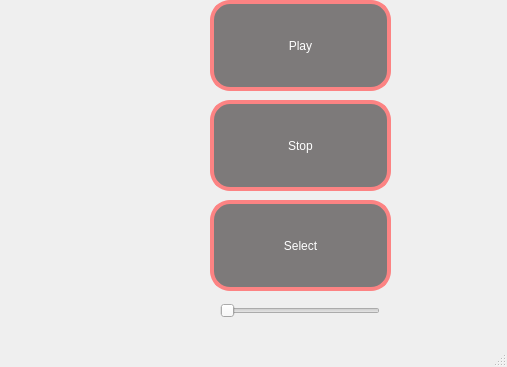
<?xml version="1.0" encoding="UTF-8"?>
<ui version="4.0">
 <class>MainWindow</class>
 <widget class="QMainWindow" name="MainWindow">
  <property name="geometry">
   <rect>
    <x>0</x>
    <y>0</y>
    <width>507</width>
    <height>367</height>
   </rect>
  </property>
  <property name="windowTitle">
   <string>MainWindow</string>
  </property>
  <widget class="QWidget" name="centralwidget">
   <widget class="QPushButton" name="pushButton">
    <property name="geometry">
     <rect>
      <x>210</x>
      <y>0</y>
      <width>181</width>
      <height>91</height>
     </rect>
    </property>
    <property name="styleSheet">
     <string notr="true">QPushButton{

    border-radius: 20px;

    background-color: #7d7a7a;

    border: 4px solid #fc8383;

    color: white;

}



QPushButton::hover{

    border-radius: 20px;

    background-color: #fc8383;

    color: black;

}



QPushButton::pressed{

    border-radius: 20px;

    background-color: #ff4545;

    color: black;

}</string>
    </property>
    <property name="text">
     <string>Play</string>
    </property>
   </widget>
   <widget class="QPushButton" name="pushButton_2">
    <property name="geometry">
     <rect>
      <x>210</x>
      <y>100</y>
      <width>181</width>
      <height>91</height>
     </rect>
    </property>
    <property name="styleSheet">
     <string notr="true">QPushButton{

    border-radius: 20px;

    background-color: #7d7a7a;

    border: 4px solid #fc8383;

    color: white;

}



QPushButton::hover{

    border-radius: 20px;

    background-color: #fc8383;

    color: black;

}



QPushButton::pressed{

    border-radius: 20px;

    background-color: #ff4545;

    color: black;

}</string>
    </property>
    <property name="text">
     <string>Stop</string>
    </property>
   </widget>
   <widget class="QPushButton" name="pushButton_3">
    <property name="geometry">
     <rect>
      <x>210</x>
      <y>200</y>
      <width>181</width>
      <height>91</height>
     </rect>
    </property>
    <property name="styleSheet">
     <string notr="true">QPushButton{

    border-radius: 20px;

    background-color: #7d7a7a;

    border: 4px solid #fc8383;

    color: white;

}



QPushButton::hover{

    border-radius: 20px;

    background-color: #fc8383;

    color: black;

}



QPushButton::pressed{

    border-radius: 20px;

    background-color: #ff4545;

    color: black;

}</string>
    </property>
    <property name="text">
     <string>Select</string>
    </property>
   </widget>
   <widget class="QSlider" name="horizontalSlider">
    <property name="geometry">
     <rect>
      <x>220</x>
      <y>300</y>
      <width>160</width>
      <height>22</height>
     </rect>
    </property>
    <property name="orientation">
     <enum>Qt::Horizontal</enum>
    </property>
   </widget>
  </widget>
  <widget class="QMenuBar" name="menubar">
   <property name="geometry">
    <rect>
     <x>0</x>
     <y>0</y>
     <width>507</width>
     <height>21</height>
    </rect>
   </property>
  </widget>
  <widget class="QStatusBar" name="statusbar"/>
 </widget>
 <resources/>
 <connections/>
</ui>
